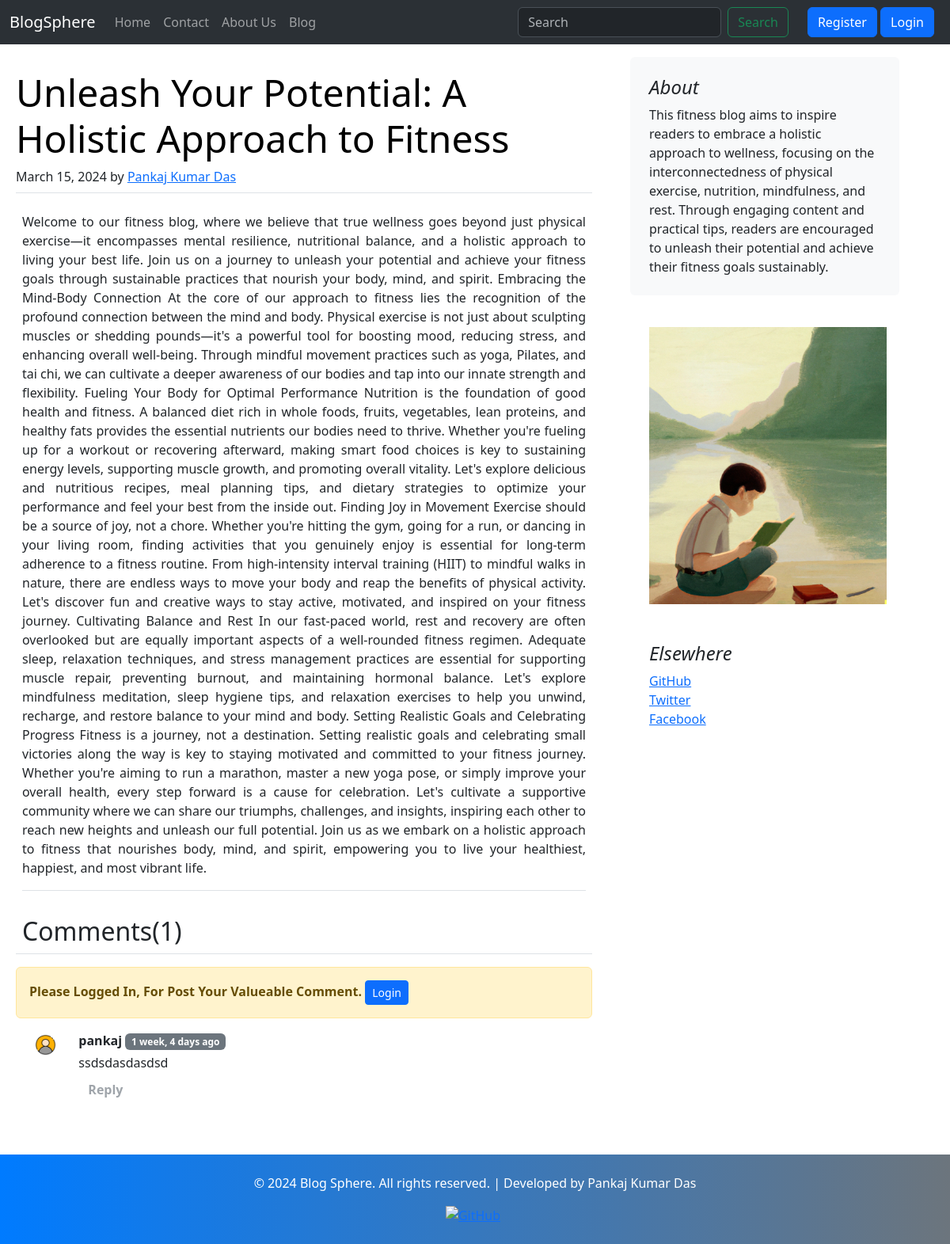
/blog/unleash-your-potential-a-holistic-approach-to-fitness/, run on an earlier commit of the app's database.
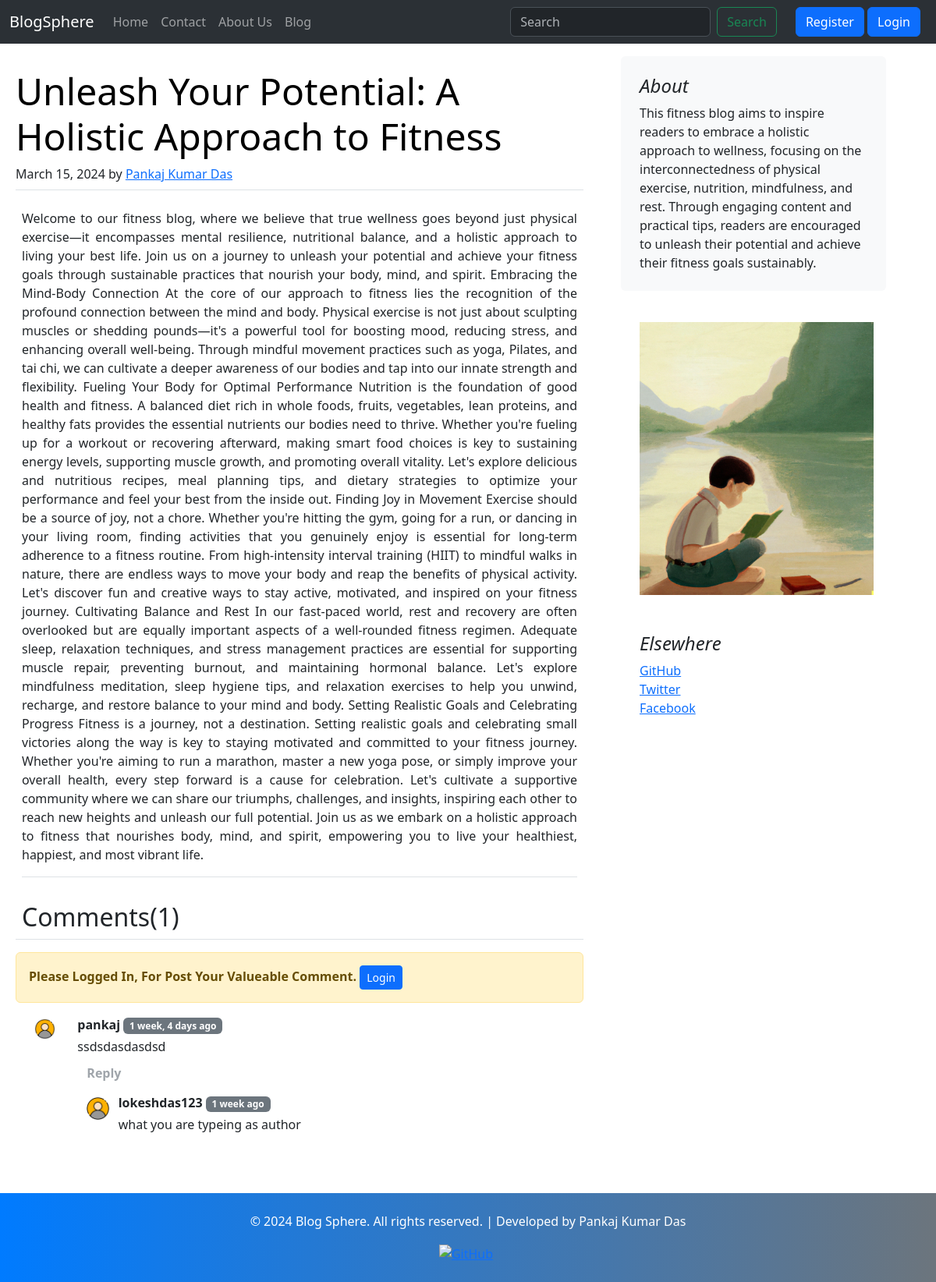
And on a later commit of the database.
### blog/models.py (models this page shows, shortened)
class BlogComment(models.Model):
    cno = models.AutoField(primary_key=True)
    comment = models.TextField(max_length=500)
    user = models.ForeignKey(User,
                             on_delete=models.CASCADE)  # If the User is deleted , related comment will also delete
    post = models.ForeignKey(Post, on_delete=models.CASCADE)
    parent = models.ForeignKey('self', on_delete=models.CASCADE, null=True, blank=True)
    timestamp = models.DateTimeField(default=now)

### blog/views.py (the view)
# urls.py: path("<str:slug>/", views.blogPost, name="blogPost"),
def blogPost(request, slug):
    post = Post.objects.filter(slug=slug).first()
    if post is not None:
        comments = BlogComment.objects.filter(post=post, parent=None).order_by('-timestamp')
        replies = BlogComment.objects.filter(post=post).exclude(parent=None)
        reply_dict = {}
        for reply in replies:
            if reply.parent.cno not in reply_dict.keys():
                reply_dict[reply.parent.cno] = [reply]
            else:
                reply_dict[reply.parent.cno].append(reply)
        context = {'post': post, 'comments': comments, 'reply_dict': reply_dict}
        return render(request, "blog/blogpost.html", context)
    else:
        return HttpResponse("404 - Some Error Occurs")

### blog/templatetags/extras.py (called while the page is built)
@register.filter(name='get_val')
def get_val(dict, key):
    return dict.get(key)

### templates/blog/blogpost.html (shortened to what the changed rows need)
{% extends 'base.html' %}
{% block body %}
{% load static %}
{% load humanize %}
{% load extras %}
<div class="container my-2 mx-2">
    <div class="row g-5">
        <div class="col-md-8">
            <article class="my-4 blog-post border-bottom ">
                <h2 class="display-5 link-body-emphasis mb-1">{{post.title}}</h2>
            </article>
            <div>
                <h2 class="border-bottom p-2">Comments({{comments.count}})</h2>
                {% for comment in comments %}
                <div class="row my-3 mx-2">
                    <div class="col-md-1 ">
                        <img src="{%static 'blog/user.png' %}" class="rounded mx-auto d-block w-100 p-1 " alt="image">
                    </div>
                    <div class="col-md-11">
                        <b>{{comment.user.username}}</b> <span
                            class="badge text-bg-secondary">{{comment.timestamp|naturaltime}}</span>
                        <div class="content my-1">
                            {{comment.comment}}
                        </div>
                        {% if user.is_authenticated %}
                            <button class="btn btn btn-outline-secondary rounded-pill border-0" type="button"
                                data-bs-toggle="collapse"
                                data-bs-target="#replyBox{{comment.cno}}" aria-expanded="false"
                                aria-controls="replyBox{{comment.cno}}">
                                <b>Reply</b>
                            </button>
                            <div class="collapse my-2" id="replyBox{{comment.cno}}">
                                <div class="card card-body w-75">
                                    <form action="/blog/commentpost/" method="post">
                                        {% csrf_token %}
                                        <div class="ms-3">
                                            <input type="text" name="comment" id="reply" placeholder="Your Valueable Reply." required autocomplete="off" style="font-size: 17px;"> <br>
                                            <input type="hidden" name="post_pno" value="{{post.pno}}">
                                            <input type="hidden" name="parentPno" value="{{comment.cno}}">
                                            <button type="submit" class="btn btn-primary btn-sm my-2">Reply</button>
                                            <button class="btn btn-secondary btn-sm" type="button" data-comment-id="{{comment.cno}}"
                                                onclick="closeCollapse(this)">
                                                Close
                                            </button>
                                        </div>
                                    </form>
                                </div>
                            </div>
                    {% else %}
                        <button class="btn btn btn-outline-secondary disabled rounded-pill border-0" type="button" data-bs-toggle="collapse"
                            data-bs-target="#replyBox{{comment.cno}}" aria-expanded="false" aria-controls="replyBox{{comment.cno}}">
                            <b>Reply</b>
                        </button>
                    {% endif %}
                    <div class="replies">
                        {% for reply in reply_dict|get_val:comment.cno %}
                        <div class="row gx-0 mx-0 my-2 ">
                            <div class="col-md-1 ">
                                <img src="{%static 'blog/user.png' %}" class="rounded mx-auto d-block w-75 p-1 " alt="image">
                            </div>
                            <div class="col-md-11">
                                <b>{{reply.user.username}}</b> <span class="badge text-bg-secondary">{{reply.timestamp|naturaltime}}</span>
                                <div class="content my-1">
                                    {{reply.comment}}
                                </div>
                            </div>
                        </div>
                        {% endfor %}
                    </div>
                    </div>
                </div>
                {% endfor %}
            </div>
        </div>
    </div>
</div>
{% endblock %}

What changed in the data, as far as the page shows it:
added BlogComment: user.username "lokeshdas123", timestamp "1 week ago", comment "what you are typeing as author", shown under "pankaj"
